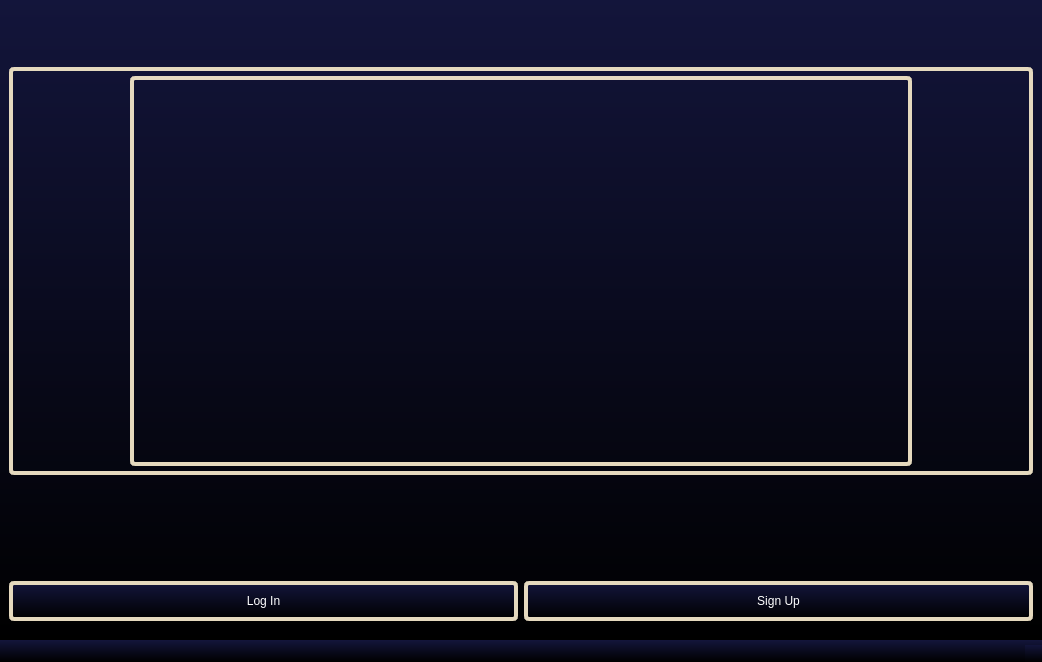
<?xml version="1.0" encoding="UTF-8"?>
<ui version="4.0">
 <class>FirstLogInSignUp</class>
 <widget class="QMainWindow" name="FirstLogInSignUp">
  <property name="geometry">
   <rect>
    <x>0</x>
    <y>0</y>
    <width>1042</width>
    <height>662</height>
   </rect>
  </property>
  <property name="windowTitle">
   <string>FirstLogInSignUp</string>
  </property>
  <property name="windowIcon">
   <iconset>
    <normaloff>Pics/Снимок экрана 2024-06-01 в 17.47.55.png</normaloff>Pics/Снимок экрана 2024-06-01 в 17.47.55.png</iconset>
  </property>
  <property name="styleSheet">
   <string notr="true">background: qlineargradient(spread: pad, x1: 0, y1: 1, x2: 0, y2: 0, stop: 0 rgb(0, 0, 0), stop: 1 rgb(19, 21, 59));
color: white;</string>
  </property>
  <widget class="QWidget" name="centralwidget">
   <layout class="QGridLayout" name="gridLayout" rowstretch="1,1,7,2">
    <item row="3" column="0">
     <layout class="QHBoxLayout" name="comboBut" stretch="4,4">
      <property name="topMargin">
       <number>100</number>
      </property>
      <property name="bottomMargin">
       <number>10</number>
      </property>
      <item>
       <widget class="QPushButton" name="loginB">
        <property name="sizePolicy">
         <sizepolicy hsizetype="Minimum" vsizetype="Preferred">
          <horstretch>10</horstretch>
          <verstretch>20</verstretch>
         </sizepolicy>
        </property>
        <property name="minimumSize">
         <size>
          <width>10</width>
          <height>40</height>
         </size>
        </property>
        <property name="styleSheet">
         <string notr="true">border: 4px solid rgb(229, 217, 190);
border-radius: 5px;
padding: 5px;</string>
        </property>
        <property name="text">
         <string>Log In</string>
        </property>
       </widget>
      </item>
      <item>
       <widget class="QPushButton" name="pushButton">
        <property name="sizePolicy">
         <sizepolicy hsizetype="Minimum" vsizetype="Preferred">
          <horstretch>10</horstretch>
          <verstretch>20</verstretch>
         </sizepolicy>
        </property>
        <property name="minimumSize">
         <size>
          <width>10</width>
          <height>40</height>
         </size>
        </property>
        <property name="styleSheet">
         <string notr="true">border: 4px solid rgb(229, 217, 190);
border-radius: 5px;
padding: 5px;</string>
        </property>
        <property name="text">
         <string>Sign Up</string>
        </property>
       </widget>
      </item>
     </layout>
    </item>
    <item row="0" column="0">
     <layout class="QVBoxLayout" name="verticalLayout"/>
    </item>
    <item row="2" column="0">
     <layout class="QVBoxLayout" name="verticalLayout_2">
      <item>
       <widget class="QWidget" name="widget" native="true">
        <property name="styleSheet">
         <string notr="true">background-color: rgba(255, 255, 255, 0);
border: 4px solid rgb(229, 217, 190);
border-radius: 5px;
padding: 5px;</string>
        </property>
        <layout class="QHBoxLayout" name="horizontalLayout" stretch="1,7,1">
         <item>
          <spacer name="verticalSpacer">
           <property name="orientation">
            <enum>Qt::Vertical</enum>
           </property>
           <property name="sizeHint" stdset="0">
            <size>
             <width>20</width>
             <height>40</height>
            </size>
           </property>
          </spacer>
         </item>
         <item>
          <layout class="QHBoxLayout" name="ComboLogo" stretch="0">
           <item>
            <widget class="QLabel" name="label">
             <property name="styleSheet">
              <string notr="true">border-image: url(:/rec/Pics/LogoRem.png);</string>
             </property>
             <property name="text">
              <string/>
             </property>
            </widget>
           </item>
          </layout>
         </item>
         <item>
          <spacer name="verticalSpacer_3">
           <property name="orientation">
            <enum>Qt::Vertical</enum>
           </property>
           <property name="sizeHint" stdset="0">
            <size>
             <width>20</width>
             <height>40</height>
            </size>
           </property>
          </spacer>
         </item>
        </layout>
       </widget>
      </item>
     </layout>
    </item>
    <item row="1" column="0">
     <spacer name="verticalSpacer_2">
      <property name="orientation">
       <enum>Qt::Vertical</enum>
      </property>
      <property name="sizeHint" stdset="0">
       <size>
        <width>20</width>
        <height>40</height>
       </size>
      </property>
     </spacer>
    </item>
   </layout>
  </widget>
  <widget class="QMenuBar" name="menubar">
   <property name="geometry">
    <rect>
     <x>0</x>
     <y>0</y>
     <width>1042</width>
     <height>24</height>
    </rect>
   </property>
  </widget>
  <widget class="QStatusBar" name="statusbar"/>
 </widget>
 <resources/>
 <connections/>
</ui>
